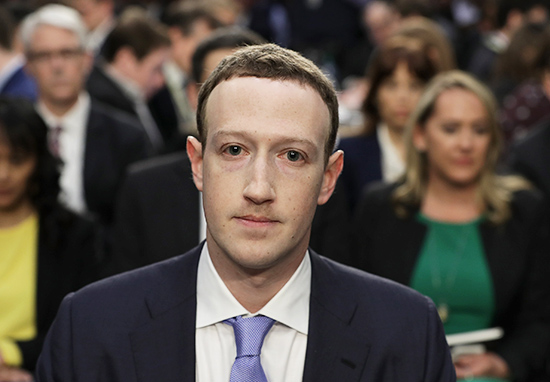
#> input picture a.jpg, 550 x 382 px
$ python Face.py
#> lines starting #> are read from the running program, lines starting #| are printed output that depends on the picture
# -*- coding: utf-8 -*-
import cv2
img = cv2.imread('a.jpg')
#> img is the input picture: shape (382, 550, 3); mean B, G, R 68.6, 76.4, 85.7
from matplotlib import pyplot as plt
plt.imshow(img)
img1 = cv2.cvtColor(img,cv2.COLOR_BGR2RGB )
plt.imshow(img1)

learner = cv2.CascadeClassifier("haarcascade_frontalface_default.xml")
face = learner.detectMultiScale(img1, 1.3, 5)
#> face = [[425, 99, 79, 79], [177, 89, 170, 170]]
print(face)
#| [[425  99  79  79]
#|  [177  89 170 170]]

for(a,b,c,d) in face:
    cv2.rectangle(img1,(a,b),(a+c,b+d),(255,255,0),3)
#> this loop made 2 passes
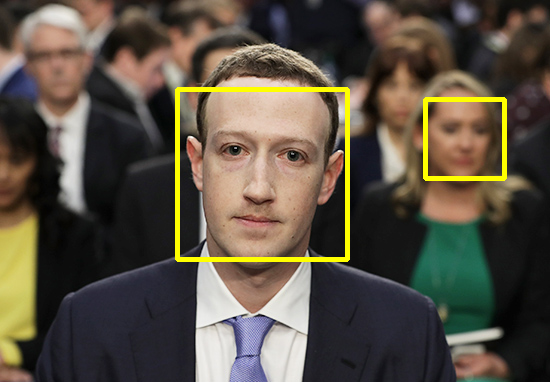
#> img1: shape (382, 550, 3); mean R, G, B 89.5, 80.6, 66.9

plt.imshow(img1)

cv2.waitKey(0)
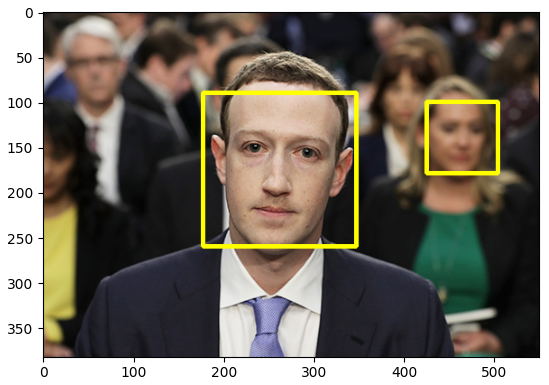
#> figure drawn by matplotlib, 1 panel; B, G, R data is drawn as R, G, B
